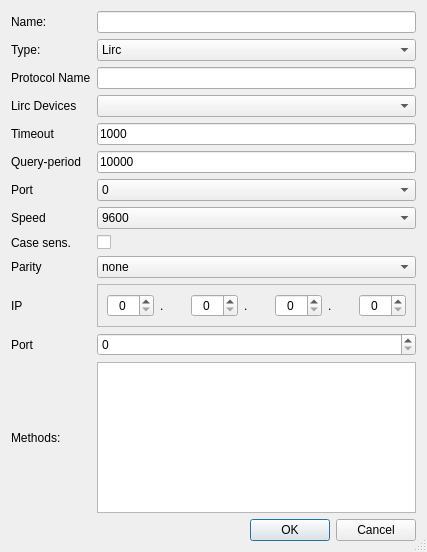
<?xml version="1.0" encoding="UTF-8"?>
<ui version="4.0">
 <class>AddEditDeviceDialog</class>
 <widget class="QDialog" name="AddEditDeviceDialog">
  <property name="geometry">
   <rect>
    <x>0</x>
    <y>0</y>
    <width>427</width>
    <height>552</height>
   </rect>
  </property>
  <property name="windowTitle">
   <string>Add device</string>
  </property>
  <property name="sizeGripEnabled">
   <bool>true</bool>
  </property>
  <property name="modal">
   <bool>true</bool>
  </property>
  <layout class="QGridLayout" name="gridLayout">
   <item row="1" column="1">
    <widget class="QComboBox" name="cmbType">
     <property name="enabled">
      <bool>true</bool>
     </property>
     <item>
      <property name="text">
       <string>Lirc</string>
      </property>
     </item>
     <item>
      <property name="text">
       <string>Tcp-Ip</string>
      </property>
     </item>
     <item>
      <property name="text">
       <string>Com</string>
      </property>
     </item>
     <item>
      <property name="text">
       <string>Com-Usb</string>
      </property>
     </item>
     <item>
      <property name="text">
       <string>PJLink device</string>
      </property>
     </item>
    </widget>
   </item>
   <item row="0" column="1">
    <widget class="QLineEdit" name="txtName"/>
   </item>
   <item row="0" column="0">
    <widget class="QLabel" name="lblName">
     <property name="text">
      <string>Name:</string>
     </property>
    </widget>
   </item>
   <item row="1" column="0">
    <widget class="QLabel" name="lblType">
     <property name="enabled">
      <bool>true</bool>
     </property>
     <property name="text">
      <string>Type:</string>
     </property>
    </widget>
   </item>
   <item row="12" column="0">
    <widget class="QLabel" name="lblMethods">
     <property name="text">
      <string>Methods:</string>
     </property>
    </widget>
   </item>
   <item row="15" column="1">
    <widget class="QDialogButtonBox" name="buttonBox">
     <property name="orientation">
      <enum>Qt::Horizontal</enum>
     </property>
     <property name="standardButtons">
      <set>QDialogButtonBox::Cancel|QDialogButtonBox::Ok</set>
     </property>
    </widget>
   </item>
   <item row="12" column="1">
    <widget class="QListWidget" name="lstMethods"/>
   </item>
   <item row="2" column="0">
    <widget class="QLabel" name="lblDeviceName">
     <property name="text">
      <string>Protocol Name</string>
     </property>
    </widget>
   </item>
   <item row="2" column="1">
    <widget class="QLineEdit" name="txtDeviceName"/>
   </item>
   <item row="3" column="0">
    <widget class="QLabel" name="lblLircDevices">
     <property name="text">
      <string>Lirc Devices</string>
     </property>
    </widget>
   </item>
   <item row="3" column="1">
    <widget class="QComboBox" name="cmbLircDevices"/>
   </item>
   <item row="4" column="0">
    <widget class="QLabel" name="lblTimeout">
     <property name="text">
      <string>Timeout</string>
     </property>
    </widget>
   </item>
   <item row="4" column="1">
    <widget class="QLineEdit" name="txtTimeout">
     <property name="text">
      <string>1000</string>
     </property>
    </widget>
   </item>
   <item row="5" column="1">
    <widget class="QLineEdit" name="txtQueryPeriod">
     <property name="text">
      <string>10000</string>
     </property>
    </widget>
   </item>
   <item row="5" column="0">
    <widget class="QLabel" name="lblQueryPeriod">
     <property name="text">
      <string>Query-period</string>
     </property>
    </widget>
   </item>
   <item row="6" column="0">
    <widget class="QLabel" name="lblPort">
     <property name="text">
      <string>Port</string>
     </property>
    </widget>
   </item>
   <item row="6" column="1">
    <widget class="QComboBox" name="cmbPort">
     <item>
      <property name="text">
       <string>0</string>
      </property>
     </item>
     <item>
      <property name="text">
       <string>1</string>
      </property>
     </item>
    </widget>
   </item>
   <item row="7" column="1">
    <widget class="QComboBox" name="cmbSpeed">
     <item>
      <property name="text">
       <string>9600</string>
      </property>
     </item>
     <item>
      <property name="text">
       <string>1200</string>
      </property>
     </item>
     <item>
      <property name="text">
       <string>2400</string>
      </property>
     </item>
     <item>
      <property name="text">
       <string>4800</string>
      </property>
     </item>
     <item>
      <property name="text">
       <string>14400</string>
      </property>
     </item>
     <item>
      <property name="text">
       <string>19200</string>
      </property>
     </item>
     <item>
      <property name="text">
       <string>38400</string>
      </property>
     </item>
     <item>
      <property name="text">
       <string>57600</string>
      </property>
     </item>
     <item>
      <property name="text">
       <string>115200</string>
      </property>
     </item>
    </widget>
   </item>
   <item row="7" column="0">
    <widget class="QLabel" name="lblSpeed">
     <property name="text">
      <string>Speed</string>
     </property>
    </widget>
   </item>
   <item row="8" column="0">
    <widget class="QLabel" name="lblCaseSens">
     <property name="text">
      <string>Case sens.</string>
     </property>
    </widget>
   </item>
   <item row="8" column="1">
    <widget class="QCheckBox" name="chkCaseSens">
     <property name="text">
      <string/>
     </property>
    </widget>
   </item>
   <item row="9" column="1">
    <widget class="QComboBox" name="cmbParity">
     <item>
      <property name="text">
       <string>none</string>
      </property>
     </item>
    </widget>
   </item>
   <item row="9" column="0">
    <widget class="QLabel" name="lblParity">
     <property name="text">
      <string>Parity</string>
     </property>
    </widget>
   </item>
   <item row="10" column="0">
    <widget class="QLabel" name="lblIp">
     <property name="text">
      <string>IP</string>
     </property>
    </widget>
   </item>
   <item row="10" column="1">
    <widget class="QFrame" name="frmIp">
     <property name="frameShape">
      <enum>QFrame::StyledPanel</enum>
     </property>
     <property name="frameShadow">
      <enum>QFrame::Raised</enum>
     </property>
     <layout class="QHBoxLayout" name="horizontalLayout">
      <item>
       <widget class="QSpinBox" name="spnIp0">
        <property name="alignment">
         <set>Qt::AlignCenter</set>
        </property>
        <property name="maximum">
         <number>255</number>
        </property>
       </widget>
      </item>
      <item>
       <widget class="QLabel" name="lblDot0">
        <property name="text">
         <string>.</string>
        </property>
       </widget>
      </item>
      <item>
       <widget class="QSpinBox" name="spnIp1">
        <property name="alignment">
         <set>Qt::AlignCenter</set>
        </property>
        <property name="maximum">
         <number>255</number>
        </property>
       </widget>
      </item>
      <item>
       <widget class="QLabel" name="lblDot1">
        <property name="text">
         <string>.</string>
        </property>
       </widget>
      </item>
      <item>
       <widget class="QSpinBox" name="spnIp2">
        <property name="alignment">
         <set>Qt::AlignCenter</set>
        </property>
        <property name="maximum">
         <number>255</number>
        </property>
       </widget>
      </item>
      <item>
       <widget class="QLabel" name="lblDot2">
        <property name="text">
         <string>.</string>
        </property>
       </widget>
      </item>
      <item>
       <widget class="QSpinBox" name="spnIp3">
        <property name="alignment">
         <set>Qt::AlignCenter</set>
        </property>
        <property name="maximum">
         <number>255</number>
        </property>
       </widget>
      </item>
     </layout>
    </widget>
   </item>
   <item row="13" column="1">
    <spacer name="verticalSpacer">
     <property name="orientation">
      <enum>Qt::Vertical</enum>
     </property>
     <property name="sizeHint" stdset="0">
      <size>
       <width>20</width>
       <height>40</height>
      </size>
     </property>
    </spacer>
   </item>
   <item row="11" column="0">
    <widget class="QLabel" name="lblPortTcp">
     <property name="text">
      <string>Port</string>
     </property>
    </widget>
   </item>
   <item row="11" column="1">
    <widget class="QSpinBox" name="spnPortTcp">
     <property name="alignment">
      <set>Qt::AlignLeading|Qt::AlignLeft|Qt::AlignVCenter</set>
     </property>
     <property name="maximum">
      <number>65536</number>
     </property>
    </widget>
   </item>
  </layout>
 </widget>
 <resources/>
 <connections>
  <connection>
   <sender>buttonBox</sender>
   <signal>accepted()</signal>
   <receiver>AddEditDeviceDialog</receiver>
   <slot>accept()</slot>
   <hints>
    <hint type="sourcelabel">
     <x>248</x>
     <y>254</y>
    </hint>
    <hint type="destinationlabel">
     <x>157</x>
     <y>274</y>
    </hint>
   </hints>
  </connection>
  <connection>
   <sender>buttonBox</sender>
   <signal>rejected()</signal>
   <receiver>AddEditDeviceDialog</receiver>
   <slot>reject()</slot>
   <hints>
    <hint type="sourcelabel">
     <x>316</x>
     <y>260</y>
    </hint>
    <hint type="destinationlabel">
     <x>286</x>
     <y>274</y>
    </hint>
   </hints>
  </connection>
 </connections>
</ui>
